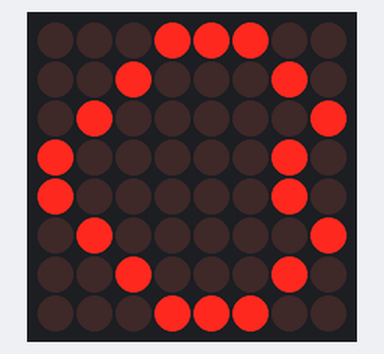
A sketch run on a simulated Arduino Uno, built with avr-gcc and run on an emulated ATmega328P. Parts: 8×8 LED matrix.

Above: at 0.1 s.
At 0.6 s:
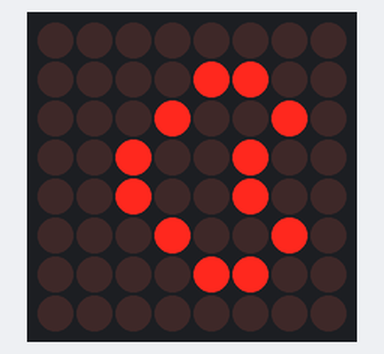

The sketch:

03Custom_Character.ino
```cpp
#include "LedControl.h"
LedControl lc = LedControl(13, 11, 12, 1);
//Parameter: LedControl(DATA_IN, CLOCK, LOAD(/CS), Number_of_Object)


void setup()
{
  lc.shutdown(0, false); //Wake Up
  lc.setIntensity(0, 8); //Brightness: 8 (0~15)
  lc.clearDisplay(0); //Clear
}
void loop()
{
  big_Heart();
  delay(500);
  small_Heart();
  delay(500);
}

void small_Heart()
{
  boolean charater[8][8] { //이차원 배열
    {0, 0, 0, 0, 0, 0, 0, 0},
    {0, 0, 1, 0, 0, 1, 0, 0},
    {0, 1, 0, 1, 1, 0, 1, 0},
    {0, 1, 0, 0, 0, 0, 1, 0},
    {0, 0, 1, 0, 0, 1, 0, 0},
    {0, 0, 0, 1, 1, 0, 0, 0},
    {0, 0, 0, 0, 0, 0, 0, 0},
    {0, 0, 0, 0, 0, 0, 0, 0},
  };

for (char row = 0; row < 8; row++) { //이중 for로 표시
    for (char col = 0; col < 8; col++) {
      if (charater[row][col] == 0) {
        lc.setLed(0, col, 7 - row, false); }
      else if (charater[row][col] == 1) {
        lc.setLed(0, col, 7 - row, true); }
    }
  }
}
void big_Heart()
{
  boolean charater[8][8] {
    {0, 0, 1, 0, 0, 1, 0, 0},
    {0, 1, 0, 1, 1, 0, 1, 0},
    {1, 0, 0, 0, 0, 0, 0, 1},
    {1, 0, 0, 0, 0, 0, 0, 1},
    {1, 0, 0, 0, 0, 0, 0, 1},
    {0, 1, 0, 0, 0, 0, 1, 0},
    {0, 0, 1, 0, 0, 1, 0, 0},
    {0, 0, 0, 1, 1, 0, 0, 0},
  };
  for (char row = 0; row < 8; row++) {
    for (char col = 0; col < 8; col++) {
      if (charater[row][col] == 0) {
        lc.setLed(0, col, 7 - row, false); }
      else if (charater[row][col] == 1) {
        lc.setLed(0, col, 7 - row, true); }
    }
  }
}
```

Measured:
- what the display in image 1 shows lasts 0.5 s, from 0.5 s to 1.0 s
